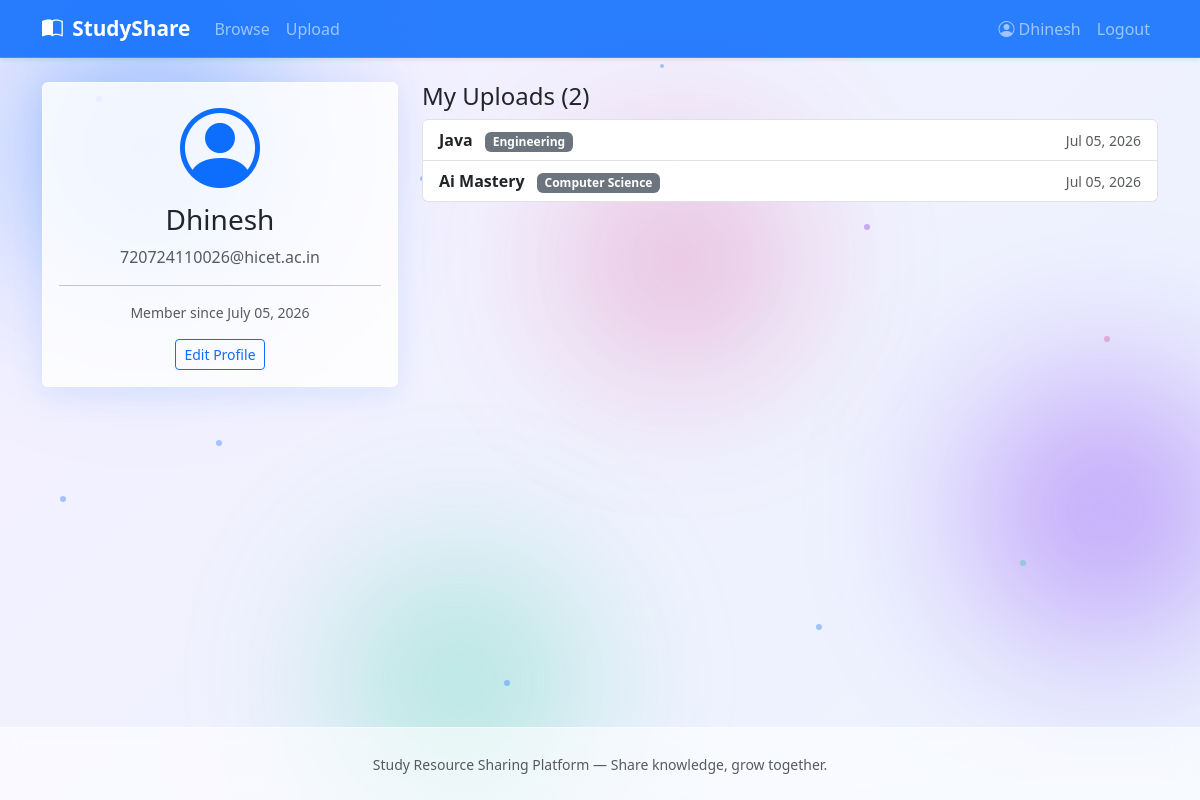
Screenshot of /profile (signed in) with the database file from the repository.
### models.py (models this page shows, shortened)
class User(UserMixin, db.Model):
    __tablename__ = "users"
    id = db.Column(db.Integer, primary_key=True)
    username = db.Column(db.String(80), unique=True, nullable=False, index=True)
    email = db.Column(db.String(120), unique=True, nullable=False, index=True)
    password_hash = db.Column(db.String(256), nullable=False)
    is_admin = db.Column(db.Boolean, default=False, nullable=False)
    created_at = db.Column(db.DateTime, default=datetime.utcnow)
    resources = db.relationship("Resource", backref="uploader", lazy=True)

class Resource(db.Model):
    __tablename__ = "resources"
    id = db.Column(db.Integer, primary_key=True)
    title = db.Column(db.String(200), nullable=False)
    subject = db.Column(db.String(100), nullable=False, index=True)
    description = db.Column(db.Text, nullable=True)
    resource_type = db.Column(db.String(20), nullable=False)  # pdf, note, link
    file_path = db.Column(db.String(500), nullable=True)
    url = db.Column(db.String(500), nullable=True)
    user_id = db.Column(db.Integer, db.ForeignKey("users.id"), nullable=False)
    created_at = db.Column(db.DateTime, default=datetime.utcnow, index=True)

### routes/auth.py (the view)
@auth_bp.route("/profile")
@login_required
def profile():
    user_resources = (
        Resource.query.filter_by(user_id=current_user.id)
        .order_by(desc(Resource.created_at))
        .all()
    )
    return render_template("auth/profile.html", user_resources=user_resources)

### models.py (called while the page is built)
@login_manager.user_loader
def load_user(user_id):
    return User.query.get(int(user_id))

### templates/auth/profile.html (shortened to what this page needs)
{% extends "base.html" %}
{% block content %}
<div class="row animate-fade-in">
    <div class="col-md-4">
        <div class="card shadow-sm">
            <div class="card-body text-center">
                <i class="bi bi-person-circle display-1 text-primary"></i>
                <h3 class="mt-2">{{ current_user.username }}</h3>
                <p class="text-muted">{{ current_user.email }}</p>
                <hr>
                <p class="small text-muted mb-0">Member since {{ current_user.created_at.strftime('%B %d, %Y') }}</p>
                <a href="{{ url_for('auth.edit_profile') }}" class="btn btn-outline-primary btn-sm mt-3">Edit Profile</a>
            </div>
        </div>
    </div>
    <div class="col-md-8">
        <h4>My Uploads ({{ user_resources|length }})</h4>
        {% if user_resources %}
        <div class="list-group">
            {% for resource in user_resources %}
            <a href="{{ url_for('resources.detail', resource_id=resource.id) }}" class="list-group-item list-group-item-action">
                <div class="d-flex justify-content-between align-items-center">
                    <div>
                        <strong>{{ resource.title }}</strong>
                        <span class="badge bg-secondary ms-2">{{ resource.subject }}</span>
                    </div>
                    <small class="text-muted">{{ resource.created_at.strftime('%b %d, %Y') }}</small>
                </div>
            </a>
            {% endfor %}
        </div>
        {% else %}
        <p class="text-muted">You haven't uploaded any resources yet.
            <a href="{{ url_for('resources.upload') }}">Upload one now</a>.
        </p>
        {% endif %}
    </div>
</div>
{% endblock %}

### templates/base.html (shortened to what this page needs)
<!DOCTYPE html>
<html lang="en">
<head>
    <link href="https://cdn.jsdelivr.net/npm/bootstrap@5.3.3/dist/css/bootstrap.min.css" rel="stylesheet">
    <link href="https://cdn.jsdelivr.net/npm/bootstrap-icons@1.11.3/font/bootstrap-icons.min.css" rel="stylesheet">
    <link href="{{ url_for('static', filename='css/style.css') }}" rel="stylesheet">
</head>
<body>
    <div class="animated-bg" aria-hidden="true">
        <div class="blob blob-1"></div>
        <div class="blob blob-2"></div>
        <div class="blob blob-3"></div>
        <div class="blob blob-4"></div>
        <div class="floating-shapes">
            <span></span><span></span><span></span><span></span><span></span>
            <span></span><span></span><span></span><span></span>
        </div>
    </div>
    <nav class="navbar navbar-expand-lg navbar-dark shadow-sm glass-nav">
        <div class="container">
            <a class="navbar-brand fw-bold" href="{{ url_for('resources.browse') }}">
                <i class="bi bi-book-half me-1"></i> StudyShare
            </a>
            <div class="collapse navbar-collapse" id="navbarNav">
                <ul class="navbar-nav me-auto">
                    <li class="nav-item">
                        <a class="nav-link" href="{{ url_for('resources.browse') }}">Browse</a>
                    </li>
                    {% if current_user.is_authenticated %}
                    <li class="nav-item">
                        <a class="nav-link" href="{{ url_for('resources.upload') }}">Upload</a>
                    </li>
                    {% endif %}
                </ul>
                <ul class="navbar-nav">
                    {% if current_user.is_authenticated %}
                    <li class="nav-item">
                        <a class="nav-link" href="{{ url_for('auth.profile') }}">
                            <i class="bi bi-person-circle"></i> {{ current_user.username }}
                        </a>
                    </li>
                    <li class="nav-item">
                        <a class="nav-link" href="{{ url_for('auth.logout') }}">Logout</a>
                    </li>
                    {% endif %}
                </ul>
            </div>
        </div>
    </nav>
    <main class="container py-4">
        {% block content %}{% endblock %}
    </main>
    <footer class="text-center text-muted py-4 mt-5 glass-footer">
        <small>Study Resource Sharing Platform &mdash; Share knowledge, grow together.</small>
    </footer>
</body>
</html>

### static/css/style.css (style rules this page uses)
:root { --primary: #0d6efd; --purple: #6610f2; --teal: #20c997; --pink: #d63384; --glass-bg: rgba(255, 255, 255, 0.82); --glass-border: rgba(255, 255, 255, 0.45); }
body { background: linear-gradient(-45deg, #eef2ff, #f0f4ff, #e8f4fd, #f5f0ff); background-size: 400% 400%; animation: gradientShift 18s ease infinite; min-height: 100vh; display: flex; flex-direction: column; position: relative; overflow-x: hidden; }
.animated-bg { position: fixed; inset: 0; z-index: -1; overflow: hidden; pointer-events: none; }
.blob { position: absolute; border-radius: 50%; filter: blur(80px); opacity: 0.55; animation: blobFloat 22s ease-in-out infinite; }
.blob-1 { width: 420px; height: 420px; background: radial-gradient(circle, #0d6efd 0%, transparent 70%); top: -8%; left: -5%; animation-delay: 0s; }
.blob-2 { width: 380px; height: 380px; background: radial-gradient(circle, #6610f2 0%, transparent 70%); top: 40%; right: -8%; animation-delay: -6s; animation-duration: 26s; }
.blob-3 { width: 320px; height: 320px; background: radial-gradient(circle, #20c997 0%, transparent 70%); bottom: -5%; left: 25%; animation-delay: -12s; animation-duration: 20s; }
.blob-4 { width: 280px; height: 280px; background: radial-gradient(circle, #d63384 0%, transparent 70%); top: 15%; left: 45%; animation-delay: -4s; animation-duration: 24s; }
.floating-shapes span { position: absolute; width: 6px; height: 6px; background: rgba(13, 110, 253, 0.35); border-radius: 50%; animation: particleDrift 15s linear infinite; }
.floating-shapes span:nth-child(1) { top: 12%; left: 8%; animation-delay: 0s; animation-duration: 18s; }
.floating-shapes span:nth-child(2) { top: 28%; left: 72%; animation-delay: -2s; animation-duration: 22s; background: rgba(102, 16, 242, 0.3); }
.floating-shapes span:nth-child(3) { top: 55%; left: 18%; animation-delay: -5s; animation-duration: 16s; }
.floating-shapes span:nth-child(4) { top: 70%; left: 85%; animation-delay: -8s; animation-duration: 20s; background: rgba(32, 201, 151, 0.35); }
.floating-shapes span:nth-child(5) { top: 85%; left: 42%; animation-delay: -3s; animation-duration: 24s; }
.floating-shapes span:nth-child(6) { top: 8%; left: 55%; animation-delay: -7s; width: 4px; height: 4px; }
.floating-shapes span:nth-child(7) { top: 42%; left: 92%; animation-delay: -11s; background: rgba(214, 51, 132, 0.3); }
.floating-shapes span:nth-child(8) { top: 62%; left: 5%; animation-delay: -4s; animation-duration: 19s; }
.floating-shapes span:nth-child(10) { top: 78%; left: 68%; animation-delay: -6s; animation-duration: 17s; }
main { flex: 1; position: relative; z-index: 1; }
.glass-nav { background: rgba(13, 110, 253, 0.88) !important; backdrop-filter: blur(12px); -webkit-backdrop-filter: blur(12px); border-bottom: 1px solid rgba(255, 255, 255, 0.15); }
.glass-footer { background: rgba(255, 255, 255, 0.6); backdrop-filter: blur(10px); -webkit-backdrop-filter: blur(10px); border-top: 1px solid var(--glass-border); }
.card { border: 1px solid var(--glass-border); background: var(--glass-bg); backdrop-filter: blur(10px); -webkit-backdrop-filter: blur(10px); }
.animate-fade-in { animation: fadeInUp 0.7s ease both; }
.card.shadow-sm { box-shadow: 0 8px 32px rgba(13, 110, 253, 0.1) !important; transition: box-shadow 0.4s ease, transform 0.3s ease; }
.navbar-brand { font-size: 1.3rem; transition: transform 0.3s ease; }

### rows the page displays
User: username "Dhinesh", email "720724110026@hicet.ac.in", created_at "July 05, 2026"
Resource: title "Java", subject "Engineering", created_at "Jul 05, 2026"
Resource: title "Ai Mastery", subject "Computer Science", created_at "Jul 05, 2026"

### other values shown
{{ user_resources|length }} "2"
